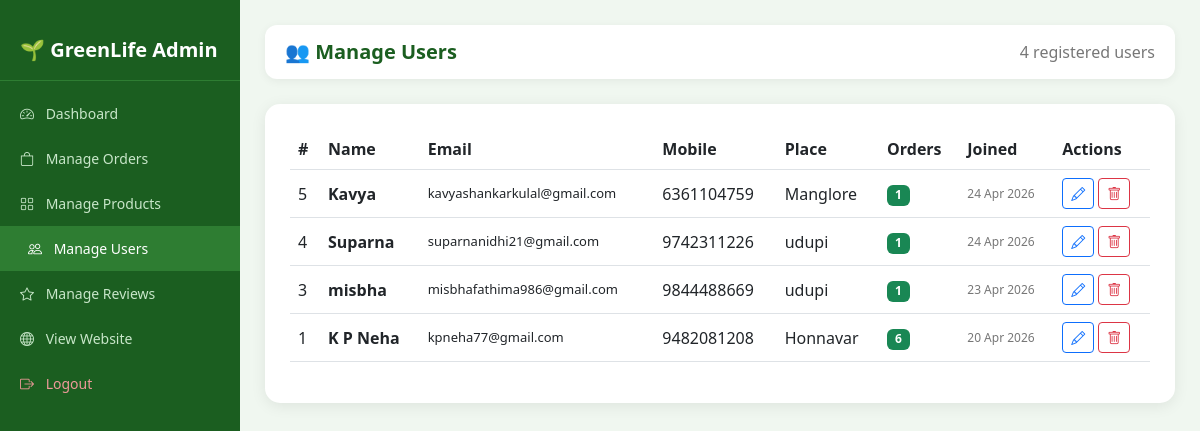
Screenshot of /admin/manage_users.php (signed in) with the database file from the repository.
### tables this page shows
CREATE TABLE `users` (
  `id` int(11) NOT NULL,
  `name` varchar(100) NOT NULL,
  `email` varchar(100) NOT NULL,
  `mobile` varchar(15) NOT NULL,
  `place` varchar(100) NOT NULL,
  `password` varchar(255) NOT NULL,
  `is_verified` tinyint(1) DEFAULT 0,
  `created_at` timestamp NOT NULL DEFAULT current_timestamp()
);

### admin/manage_users.php (the view, shortened to what this page needs)
<?php
require_once '../includes/db.php';
$users = $pdo->query("SELECT u.*,
                       COUNT(DISTINCT o.id) as total_orders
                       FROM users u
                       LEFT JOIN orders o ON u.id = o.user_id
                       GROUP BY u.id
                       ORDER BY u.created_at DESC")->fetchAll();
?>
<!DOCTYPE html>
<html lang="en">
<head>
    <link rel="stylesheet" href="https://cdn.jsdelivr.net/npm/bootstrap@5.3.0/dist/css/bootstrap.min.css">
    <link rel="stylesheet" href="https://cdn.jsdelivr.net/npm/bootstrap-icons@1.10.5/font/bootstrap-icons.css">
</head>
<body>
<div class="sidebar">
    <div class="sidebar-brand">🌱 GreenLife Admin</div>
    <a href="dashboard.php" class="sidebar-link">
        <i class="bi bi-speedometer2"></i> Dashboard</a>
    <a href="manage_orders.php" class="sidebar-link">
        <i class="bi bi-bag"></i> Manage Orders</a>
    <a href="manage_products.php" class="sidebar-link">
        <i class="bi bi-grid"></i> Manage Products</a>
    <a href="manage_users.php" class="sidebar-link active">
        <i class="bi bi-people"></i> Manage Users</a>
    <a href="manage_reviews.php" class="sidebar-link">
        <i class="bi bi-star"></i> Manage Reviews</a>
    <a href="../index.php" class="sidebar-link">
        <i class="bi bi-globe"></i> View Website</a>
    <a href="admin_logout.php" class="sidebar-link" style="color:#ef9a9a;">
        <i class="bi bi-box-arrow-right"></i> Logout</a>
</div>
<div class="main-content">
    <div class="top-bar">
        <h5 style="margin:0; color:#1b5e20; font-weight:700;">👥 Manage Users</h5>
        <span style="color:#777;"><?= count($users) ?> registered users</span>
    </div>
    <div class="table-box">
        <div class="table-responsive">
            <table class="table table-hover align-middle">
                <thead style="background:#e8f5e9;">
                    <tr>
                        <th>#</th>
                        <th>Name</th>
                        <th>Email</th>
                        <th>Mobile</th>
                        <th>Place</th>
                        <th>Orders</th>
                        <th>Joined</th>
                        <th>Actions</th>
                    </tr>
                </thead>
                <tbody>
                <?php foreach ($users as $u): ?>
                <tr>
                    <td><?= $u['id'] ?></td>
                    <td><strong><?= htmlspecialchars($u['name']) ?></strong></td>
                    <td style="font-size:13px;"><?= htmlspecialchars($u['email']) ?></td>
                    <td><?= htmlspecialchars($u['mobile']) ?></td>
                    <td><?= htmlspecialchars($u['place']) ?></td>
                    <td>
                        <span class="badge bg-success"><?= $u['total_orders'] ?></span>
                    </td>
                    <td style="font-size:12px; color:#777;">
                        <?= date('d M Y', strtotime($u['created_at'])) ?>
                    </td>
                    <td>
                        <button class="btn btn-outline-primary btn-sm"
                                onclick="editUser(<?= htmlspecialchars(json_encode($u)) ?>)">
                            <i class="bi bi-pencil"></i>
                        </button>
                        <a href="manage_users.php?delete_user=<?= $u['id'] ?>"
                           class="btn btn-outline-danger btn-sm"
                           onclick="return confirm('Delete this user? Their orders will remain.')">
                            <i class="bi bi-trash"></i>
                        </a>
                    </td>
                </tr>
                <?php endforeach; ?>
                </tbody>
            </table>
        </div>
    </div>
</div>
</body>
</html>

### admin/manage_users.php (style rules this page uses)
body { background-color: #f0f7f0; font-family: 'Segoe UI', sans-serif; }
.sidebar { background: #1b5e20; min-height: 100vh; padding: 20px 0; position: fixed; width: 240px; top: 0; left: 0; z-index: 100; }
.sidebar-brand { color: white; font-size: 20px; font-weight: 700; padding: 15px 20px; border-bottom: 1px solid #2e7d32; margin-bottom: 10px; }
.sidebar-link { display: block; color: #c8e6c9; padding: 12px 20px; text-decoration: none; font-size: 14px; transition: all 0.2s; }
.sidebar-link:hover, .sidebar-link.active { background: #2e7d32; color: white; padding-left: 28px; }
.sidebar-link i { margin-right: 8px; }
.main-content { margin-left: 240px; padding: 25px; }
.top-bar { background: white; border-radius: 12px; padding: 15px 20px; margin-bottom: 25px; display: flex; justify-content: space-between; align-items: center; box-shadow: 0 2px 10px rgba(0,0,0,0.06); }
.table-box { background: white; border-radius: 15px; padding: 25px; box-shadow: 0 3px 15px rgba(0,0,0,0.08); }

### rows the page displays
users: id "5", name "Kavya", email "kavyashankarkulal@gmail.com", mobile "6361104759", place "Manglore", total_orders "1", created_at "24 Apr 2026"
users: id "4", name "Suparna", email "suparnanidhi21@gmail.com", mobile "9742311226", place "udupi", total_orders "1", created_at "24 Apr 2026"
users: id "3", name "misbha", email "misbhafathima986@gmail.com", mobile "9844488669", place "udupi", total_orders "1", created_at "23 Apr 2026"
users: id "1", name "K P Neha", email "kpneha77@gmail.com", mobile "9482081208", place "Honnavar", total_orders "6", created_at "20 Apr 2026"

### other values shown
count($users) "4"
